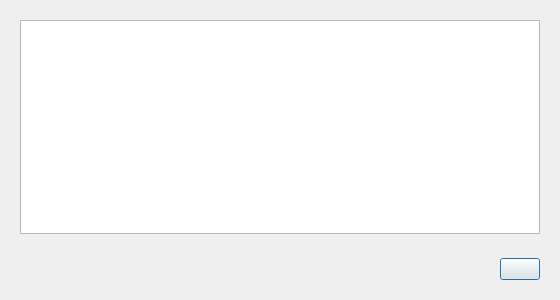
<?xml version="1.0" encoding="UTF-8"?>
<ui version="4.0">
 <class>Nakladki</class>
 <widget class="QDialog" name="Nakladki">
  <property name="geometry">
   <rect>
    <x>0</x>
    <y>0</y>
    <width>560</width>
    <height>300</height>
   </rect>
  </property>
  <property name="windowTitle">
   <string>Dialog</string>
  </property>
  <layout class="QVBoxLayout" name="verticalLayout">
   <item>
    <widget class="QFrame" name="frame">
     <property name="frameShape">
      <enum>QFrame::NoFrame</enum>
     </property>
     <property name="frameShadow">
      <enum>QFrame::Raised</enum>
     </property>
     <layout class="QVBoxLayout" name="verticalLayout_2">
      <item>
       <widget class="QTextBrowser" name="nakladka_text">
        <property name="enabled">
         <bool>true</bool>
        </property>
       </widget>
      </item>
     </layout>
    </widget>
   </item>
   <item>
    <widget class="QFrame" name="frame_2">
     <property name="frameShape">
      <enum>QFrame::NoFrame</enum>
     </property>
     <property name="frameShadow">
      <enum>QFrame::Raised</enum>
     </property>
     <layout class="QHBoxLayout" name="horizontalLayout">
      <item>
       <spacer name="horizontalSpacer">
        <property name="orientation">
         <enum>Qt::Horizontal</enum>
        </property>
        <property name="sizeHint" stdset="0">
         <size>
          <width>40</width>
          <height>20</height>
         </size>
        </property>
       </spacer>
      </item>
      <item>
       <widget class="QPushButton" name="OK_button">
        <property name="text">
         <string/>
        </property>
        <property name="icon">
         <iconset resource="resourse.qrc">
          <normaloff>:/images/48px-Crystal_Clear_action_apply.png</normaloff>:/images/48px-Crystal_Clear_action_apply.png</iconset>
        </property>
       </widget>
      </item>
     </layout>
    </widget>
   </item>
  </layout>
 </widget>
 <resources>
  <include location="resourse.qrc"/>
 </resources>
 <connections/>
</ui>
